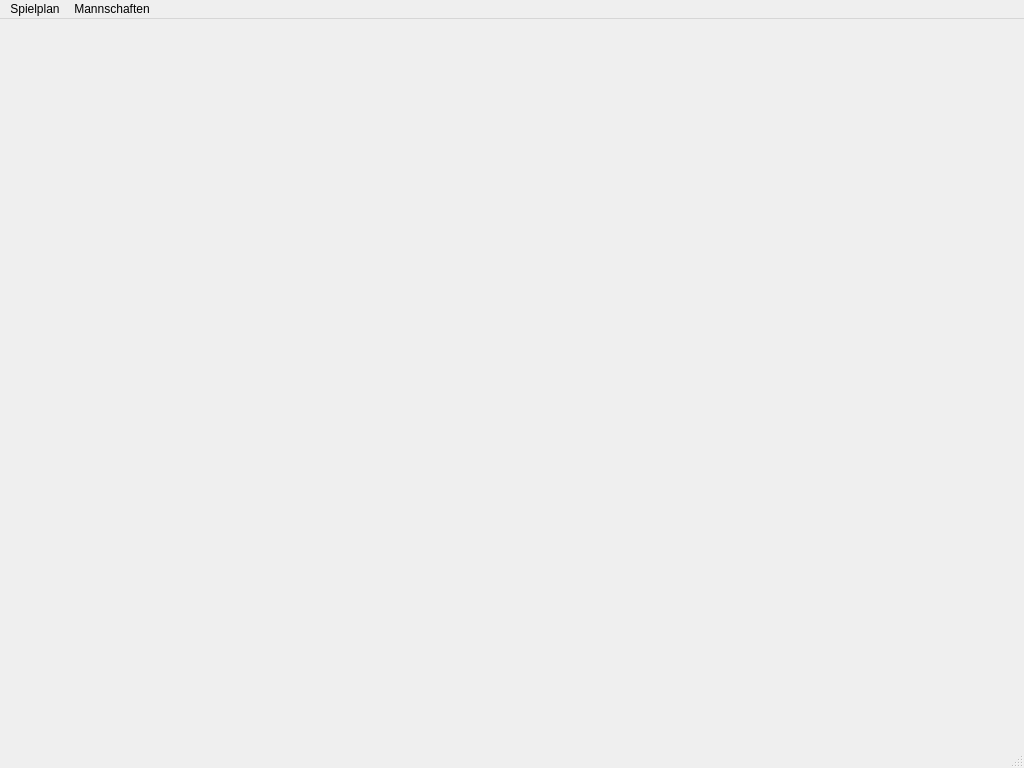
<?xml version="1.0" encoding="UTF-8"?>
<ui version="4.0">
 <class>UI_Manager</class>
 <widget class="QMainWindow" name="UI_Manager">
  <property name="geometry">
   <rect>
    <x>0</x>
    <y>0</y>
    <width>1024</width>
    <height>768</height>
   </rect>
  </property>
  <property name="minimumSize">
   <size>
    <width>1024</width>
    <height>768</height>
   </size>
  </property>
  <property name="maximumSize">
   <size>
    <width>1024</width>
    <height>768</height>
   </size>
  </property>
  <property name="windowTitle">
   <string>Spielplan Manager</string>
  </property>
  <widget class="QWidget" name="centralwidget">
   <layout class="QHBoxLayout" name="horizontalLayout">
    <item>
     <widget class="QMdiArea" name="mdiArea">
      <property name="styleSheet">
       <string notr="true">background-image: url(:/Images/turnierplan.png);</string>
      </property>
      <property name="background">
       <brush brushstyle="NoBrush">
        <color alpha="255">
         <red>160</red>
         <green>160</green>
         <blue>160</blue>
        </color>
       </brush>
      </property>
     </widget>
    </item>
   </layout>
  </widget>
  <widget class="QMenuBar" name="ManagerMenuBar">
   <property name="geometry">
    <rect>
     <x>0</x>
     <y>0</y>
     <width>1024</width>
     <height>21</height>
    </rect>
   </property>
   <widget class="QMenu" name="MenuFile">
    <property name="title">
     <string>Spielplan</string>
    </property>
    <addaction name="actionLoadSpielplan"/>
    <addaction name="actionSaveSpielplan"/>
    <addaction name="separator"/>
    <addaction name="actionExit"/>
   </widget>
   <widget class="QMenu" name="menuMannschaften">
    <property name="title">
     <string>Mannschaften</string>
    </property>
    <addaction name="actionLoadMannschaftsliste"/>
    <addaction name="actionSaveMannschaftsliste"/>
    <addaction name="separator"/>
    <addaction name="actionEditMannschaftsliste"/>
   </widget>
   <addaction name="MenuFile"/>
   <addaction name="menuMannschaften"/>
  </widget>
  <widget class="QStatusBar" name="statusbar"/>
  <action name="actionLoadSpielplan">
   <property name="text">
    <string>Spielplan laden</string>
   </property>
  </action>
  <action name="actionSaveSpielplan">
   <property name="text">
    <string>Spielplan speichern</string>
   </property>
  </action>
  <action name="actionExit">
   <property name="text">
    <string>Programm beenden</string>
   </property>
  </action>
  <action name="actionLoadMannschaftsliste">
   <property name="text">
    <string>Mannschaftsliste laden</string>
   </property>
  </action>
  <action name="actionSaveMannschaftsliste">
   <property name="text">
    <string>Mannschaftsliste speichern</string>
   </property>
  </action>
  <action name="actionEditMannschaftsliste">
   <property name="text">
    <string>Mannschaftsliste editieren</string>
   </property>
  </action>
 </widget>
 <resources>
  <include location="../Spielplan.qrc"/>
 </resources>
 <connections/>
</ui>
